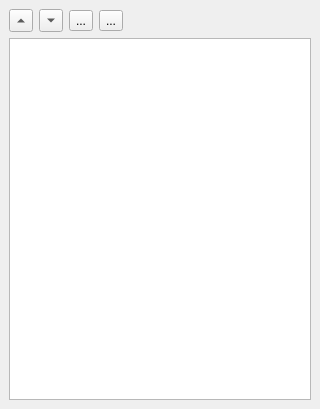
<?xml version="1.0" encoding="UTF-8"?>
<ui version="4.0">
 <class>HlpMapManager</class>
 <widget class="QDockWidget" name="HlpMapManager">
  <property name="geometry">
   <rect>
    <x>0</x>
    <y>0</y>
    <width>320</width>
    <height>409</height>
   </rect>
  </property>
  <property name="windowTitle">
   <string>Map manager</string>
  </property>
  <widget class="QWidget" name="dockWidgetContents">
   <layout class="QGridLayout" name="gridLayout">
    <item row="0" column="0">
     <widget class="QToolButton" name="upButton">
      <property name="text">
       <string>...</string>
      </property>
      <property name="arrowType">
       <enum>Qt::UpArrow</enum>
      </property>
     </widget>
    </item>
    <item row="0" column="1">
     <widget class="QToolButton" name="downButton">
      <property name="text">
       <string>...</string>
      </property>
      <property name="arrowType">
       <enum>Qt::DownArrow</enum>
      </property>
     </widget>
    </item>
    <item row="0" column="2">
     <widget class="QToolButton" name="addButton">
      <property name="text">
       <string>...</string>
      </property>
      <property name="icon">
       <iconset resource="images/images.qrc">
        <normaloff>:/images/plus.svg</normaloff>:/images/plus.svg</iconset>
      </property>
     </widget>
    </item>
    <item row="0" column="3">
     <widget class="QToolButton" name="removeButton">
      <property name="text">
       <string>...</string>
      </property>
      <property name="icon">
       <iconset resource="images/images.qrc">
        <normaloff>:/images/minus.svg</normaloff>:/images/minus.svg</iconset>
      </property>
     </widget>
    </item>
    <item row="0" column="4">
     <spacer name="horizontalSpacer">
      <property name="orientation">
       <enum>Qt::Horizontal</enum>
      </property>
      <property name="sizeHint" stdset="0">
       <size>
        <width>40</width>
        <height>20</height>
       </size>
      </property>
     </spacer>
    </item>
    <item row="1" column="0" colspan="5">
     <widget class="QListView" name="mapList">
      <property name="dragDropMode">
       <enum>QAbstractItemView::InternalMove</enum>
      </property>
      <property name="alternatingRowColors">
       <bool>true</bool>
      </property>
     </widget>
    </item>
   </layout>
  </widget>
 </widget>
 <resources>
  <include location="images/images.qrc"/>
 </resources>
 <connections/>
</ui>
